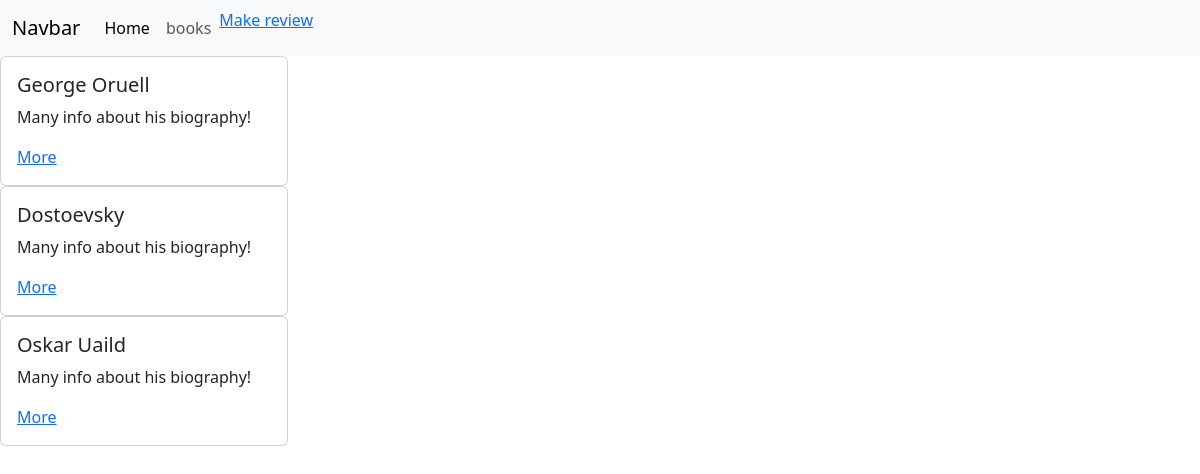
Screenshot of /authors/ with the database file from the repository.
### main/models.py (models this page shows)
class Author(models.Model):
    name = models.CharField('Name:', max_length=30)
    biography = models.TextField('Biography:')

### main/views.py (the view)
# urls.py: path('authors/', views.author1, name='authors'),
def author1(request):
    aut = Author.objects.all()
    return render(request, 'authors.html', {'author': aut})

### template/authors.html (shortened to what this page needs)
{% load static %}
<!DOCTYPE html>
<html lang="en">
<head>
    <link href="https://cdn.jsdelivr.net/npm/bootstrap@5.3.3/dist/css/bootstrap.min.css" rel="stylesheet">
</head>
<body>
<header>
        <nav class="navbar navbar-expand-lg bg-body-tertiary">
  <div class="container-fluid">
    <a class="navbar-brand" href="#">Navbar</a>
    <div class="collapse navbar-collapse" id="navbarSupportedContent">
      <ul class="navbar-nav me-auto mb-2 mb-lg-0">
        <li class="nav-item">
          <a class="nav-link active" aria-current="page" href="#">Home</a>
        </li>
        <li class="nav-item">
          <a class="nav-link" href="{% url 'books' %}">books</a>
        </li>
          <li>
              <a href="{% url 'rate' %}">Make review</a>
          </li>
      </ul>
    </div>
  </div>
</nav>
    </header>
    {% for j in author %}
    <div class="card" style="width: 18rem;">
  <div class="card-body">
    <h5 class="card-title">{{ j.name }}</h5>
    <p class="card-text">{{ j.biography }}</p>
    <a href="{% url 'more_author' j.id %}" class="card-link">More</a>
  </div>
</div>
    {% endfor %}
</body>
</html>

### rows the page displays
Author: name "George Oruell", biography "Many info about his biography!"
Author: name "Dostoevsky", biography "Many info about his biography!"
Author: name "Oskar Uaild", biography "Many info about his biography!"
